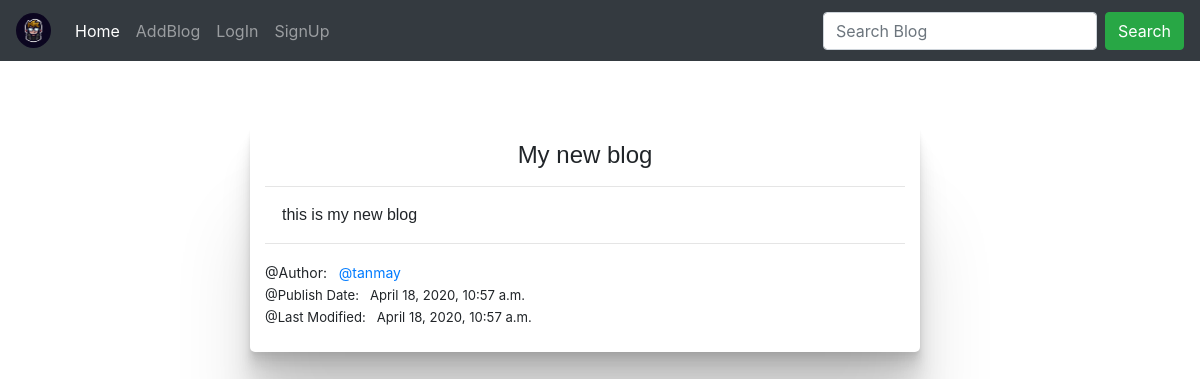
The page / on the database its author committed.
### blog/models.py (models this page shows)
class Blog(models.Model):
    author_id=models.IntegerField(default=0)
    title=models.CharField(max_length=100, blank=False)
    publish_date=models.DateTimeField(default=datetime.datetime.today())
    content=models.TextField(max_length=5000)
    last_modified=models.DateTimeField(default=datetime.datetime.today())

class Author(models.Model):
    author_name=models.CharField(max_length=50, blank=False)
    avatar=models.CharField(max_length=50, blank=False)
    description=models.TextField()
    password=models.CharField(max_length=20, blank=False, default='admin')

### blog/views.py (the view)
# urls.py: 2. Add a URL to urlpatterns:  path('', views.home, name='home')
def home(request):
    posts = getPosts()
    context = {'posts': posts}
    context = checkUserLogin(request, context)
    return render(request, 'blog/home.html', context)

### blog/views.py (called while the page is built)
def getAuthorIdAndAvatar():
    authors = Author.objects.all().values('id','avatar')
    output={}
    for author in authors:
        output[author['id']] = author['avatar']
    return output

def getPosts(*input):
    posts = []
    id_to_avatar = getAuthorIdAndAvatar()
    blogs = Blog.objects.all()
    for sample in input:
        blogs = blogs.filter(title__icontains=sample)
    for blog in blogs:
        temp = {
            'id': blog.id,
            'avatar' :id_to_avatar[blog.author_id],
            'title': blog.title,
            'publish_date': blog.publish_date,
            'content': blog.content,
            'last_modified': blog.last_modified
        }
        if len(temp['content']) > 200:
            temp['content'] = temp['content'][0:200] + " ...."
            temp['length_status'] = True
        else:
            temp['length_status'] = False
        posts.append(temp)
    return posts

def getUser(request):
    if request.session.has_key('user'):
        return request.session['user']
    else:
        return False

def checkUserLogin(request, input):
    if getUser(request) is not False:
        input['box'] = {'avatar':getUser(request)}
    return input

### blog/templates/blog/home.html (shortened to what this page needs)
{% extends 'blog/base.html' %}
{% load static %}
{% block content %}
<div class="container my-blog-container">
  <div class="row">
    <div class="col-md-2"></div>
    <div class="col-md-8">
      {% for post in posts %}
      <div class="row container-fluid">
        <div class="col">
          <div class="container-fluid my-blog">
            <div class="my-blog-title">
              <h4>{{post.title}}</h4>
            </div>
            <hr />
            <div class="my-blog-summary my-block">
              <p>{{post.content}}
              </p>
            </div>
            <hr>
            <div class="my-blog-footer">
              <div class="row my-block">
                <div class="col">
                  <div class="row">
                    <div class="col my-blog-author">
                      <small>@Author:&nbsp;&nbsp;&nbsp;<a href="{% url 'blog_author_display' avatar=post.avatar %}">{{post.avatar}}</a></small>
                    </div>
                  </div>
                  <div class="row">
                    <div class="col my-blog-small">
                      <small>@Publish Date:&nbsp;&nbsp;&nbsp;{{post.publish_date}}</small>
                    </div>
                  </div>
                  <div class="row">
                    <div class="col my-blog-small">
                      <small>@Last Modified:&nbsp;&nbsp;&nbsp;{{post.last_modified}}</small>
                    </div>
                  </div>
                </div>
              </div>
            </div>
          </div>
        </div>
      </div>
      {% endfor %}
    </div>
    <div class="col-md-2"></div>
  </div>
</div>
{% endblock content %}

### blog/static/css/blog.css (style rules this page uses)
body { background-color: #cfc9c9; }
.my-blog-container { margin-top: 5vh; }
.my-blog { box-shadow: 0 2.8px 2.2px rgba(0, 0, 0, 0.034), 0 6.7px 5.3px rgba(0, 0, 0, 0.048), 0 12.5px 10px rgba(0, 0, 0, 0.06), 0 22.3px 17.9px rgba(0, 0, 0, 0.072), 0 41.8px 33.4px rgba(0, 0, 0, 0.086), 0 100px 80px rgba(0, 0, 0, 0.12); margin: 3vh; padding: 1vh; background: white; border-radius: 5px; }
.my-blog-title { padding-top: 1vh; }
.my-blog-title h4 { font-family: Arial, Helvetica, sans-serif; text-align: center; }
.my-block { margin: 15px 5px; }
.my-blog-summary { padding: 0 1vw; font-family: "Lucida Sans Unicode", "Lucida Grande", sans-serif; text-align: justify; text-justify: inter-word; }
.my-blog-small { font-size: 15px; }

### rows shown on the page
Blog: title "My new blog", content "this is my new blog", publish_date "April 18, 2020, 10:57 a.m.", last_modified "April 18, 2020, 10:57 a.m."
Author: avatar "@tanmay"
